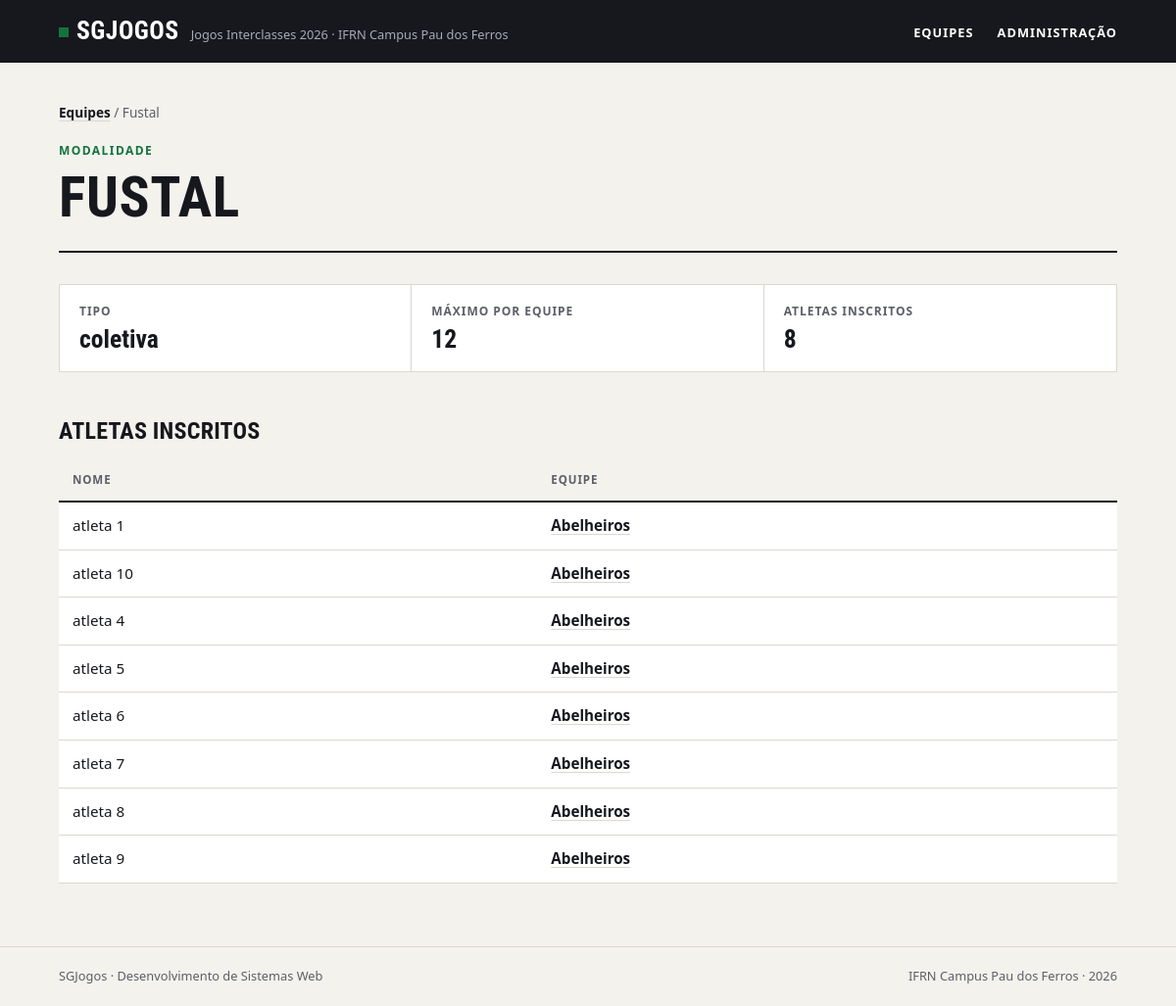
The page /modalidade/1 on the database its author committed.
### jogos/models.py (models this page shows, shortened)
class Modalidade(models.Model):
    ESCOLHA_TIPO = {
    "coletiva": "coletiva",
    "individual": "individual"
    }
    nome = models.CharField(max_length=100, unique=True)
    tipo = models.CharField(max_length=12, choices=ESCOLHA_TIPO)
    max_atletas = models.PositiveIntegerField()
    class Meta:
        verbose_name = "Modalidade"
        verbose_name_plural = "Modalidades"
        ordering = ['nome']

class Atleta(models.Model):
    nome = models.CharField(max_length=100)
    matricula = models.CharField(max_length=14, unique=True)
    data_nascimento = models.DateField()
    equipe = models.ForeignKey(Equipe, on_delete=models.PROTECT, related_name="atletas")
    modalidade = models.ManyToManyField(Modalidade, related_name="atleta", blank=True)
    class Meta:
        verbose_name = "Atleta"
        verbose_name_plural = "Atletas"
        ordering = ['nome']

class Equipe(models.Model):
    nome = models.CharField(max_length=100, unique=True)
    curso = models.CharField(max_length=100)
    cor = models.CharField(max_length=7)
    criada_em = models.DateTimeField(auto_now_add=True)
    def __str__(self):
        return self.nome
    class Meta:
        verbose_name = "Equipe"
        verbose_name_plural = "Equipes"
        ordering = ['nome']

### jogos/views.py (the view)
# urls.py: path('modalidade/<int:id>', views.modalidade, name="modalidade")
def modalidade(request, id):
    modalidade = get_object_or_404(Modalidade, pk=id)
    context = {
        "modalidade": modalidade
    }
    return render(request, 'jogos/modalidade.html', context)

### jogos/templates/jogos/modalidade.html (shortened to what this page needs)
{% extends 'base.html' %}
{% block content %}
    <main class="conteudo">
        <nav class="trilha"><a href="{% url 'index' %}">Equipes</a> / {{modalidade.nome}}</nav>
        <header class="topo">
            <span class="sobretitulo">Modalidade</span>
            <h1>{{modalidade.nome}}</h1>
        </header>
        <dl class="numeros">
            <div>
                <dt>Tipo</dt>
                <dd>{{modalidade.tipo}}</dd>
            </div>
            <div>
                <dt>Máximo por equipe</dt>
                <dd>{{modalidade.max_atletas}}</dd>
            </div>
            <div>
                <dt>Atletas inscritos</dt>
                <dd>{{modalidade.atleta.count}}</dd>
            </div>
        </dl>
        <h2>Atletas inscritos</h2>
        <div class="tabela">
            <table>
                <thead>
                    <tr>
                        <th>Nome</th>
                        <th>Equipe</th>
                    </tr>
                </thead>
                <tbody>
                    {% for atleta in modalidade.atleta.all %}
                        <tr>
                            <td>{{atleta.nome}}</td>
                            <td>
                                <a href="{% url 'equipe' atleta.equipe.id %}">{{atleta.equipe}}</a>
                            </td>
                        </tr>
                    {% empty %}
                        <tr><td class="vazio" colspan="2">Nenhum atleta inscrito nesta modalidade.</td></tr>
                    {% endfor %}
                </tbody>
            </table>
        </div>
    </main>
{% endblock %}

### jogos/static/css/style.css (style rules this page uses)
:root { --papel: #f4f2ed; --branco: #ffffff; --tinta: #16181d; --tinta-suave: #5c5f67; --linha: #dcd8ce; --verde: #12733f; --verde-claro: #e2efe6; --fonte-texto: system-ui, -apple-system, "Segoe UI", Roboto, Ubuntu, "Helvetica Neue", Arial, sans-serif; --fonte-titulo: "Bahnschrift SemiCondensed", "Bahnschrift", "Avenir Next Condensed", "Roboto Condensed", "Ubuntu Condensed", "Arial Narrow", var(--fonte-texto); }
*, *::before, *::after { box-sizing: border-box; }
* { margin: 0; padding: 0; }
body { min-height: 100vh; display: flex; flex-direction: column; background: var(--papel); color: var(--tinta); font-family: var(--fonte-texto); font-size: 1rem; line-height: 1.55; -webkit-font-smoothing: antialiased; }
a { color: inherit; }
h1, h2, h3 { font-family: var(--fonte-titulo); font-stretch: condensed; font-weight: 700; line-height: 1.05; text-transform: uppercase; letter-spacing: 0.01em; }
.conteudo { width: 100%; max-width: 1120px; margin: 0 auto; padding: 0 20px; }
main.conteudo { flex: 1; padding-top: 40px; padding-bottom: 64px; }
.topo { padding-bottom: 24px; margin-bottom: 32px; border-bottom: 2px solid var(--tinta); }
.sobretitulo { display: block; margin-bottom: 8px; color: var(--verde); font-size: 0.75rem; font-weight: 700; letter-spacing: 0.12em; text-transform: uppercase; }
h1 { font-size: clamp(2.2rem, 6vw, 3.6rem); }
h2 { margin: 48px 0 16px; font-size: 1.5rem; }
.trilha { margin-bottom: 20px; color: var(--tinta-suave); font-size: 0.85rem; }
.trilha a { color: var(--tinta); font-weight: 600; text-decoration-color: var(--linha); text-underline-offset: 3px; }
.numeros { display: grid; grid-template-columns: repeat(auto-fit, minmax(180px, 1fr)); border: 1px solid var(--linha); background: var(--branco); }
.numeros div { padding: 18px 20px; border-right: 1px solid var(--linha); }
.numeros div:last-child { border-right: none; }
.numeros dt { color: var(--tinta-suave); font-size: 0.75rem; font-weight: 700; letter-spacing: 0.08em; text-transform: uppercase; }
.numeros dd { margin-top: 4px; font-family: var(--fonte-titulo); font-stretch: condensed; font-size: 1.6rem; font-weight: 700; line-height: 1.15; font-variant-numeric: tabular-nums; overflow-wrap: anywhere; }
.tabela { overflow-x: auto; }
table { width: 100%; border-collapse: collapse; background: var(--branco); font-size: 0.95rem; font-variant-numeric: tabular-nums; }
th, td { padding: 12px 14px; border-bottom: 1px solid var(--linha); text-align: left; vertical-align: top; }
th { border-bottom: 2px solid var(--tinta); background: var(--papel); color: var(--tinta-suave); font-size: 0.72rem; font-weight: 700; letter-spacing: 0.08em; text-transform: uppercase; }
td a { font-weight: 600; text-decoration-color: var(--linha); text-underline-offset: 3px; }

### rows shown on the page
Modalidade: nome "Fustal", nome "FUSTAL", tipo "coletiva", max_atletas "12", atleta.count "8"
Atleta: nome "atleta 1", equipe "Abelheiros"
Atleta: nome "atleta 10", equipe "Abelheiros"
Atleta: nome "atleta 4", equipe "Abelheiros"
Atleta: nome "atleta 5", equipe "Abelheiros"
Atleta: nome "atleta 6", equipe "Abelheiros"
Atleta: nome "atleta 7", equipe "Abelheiros"
Atleta: nome "atleta 8", equipe "Abelheiros"
Atleta: nome "atleta 9", equipe "Abelheiros"
